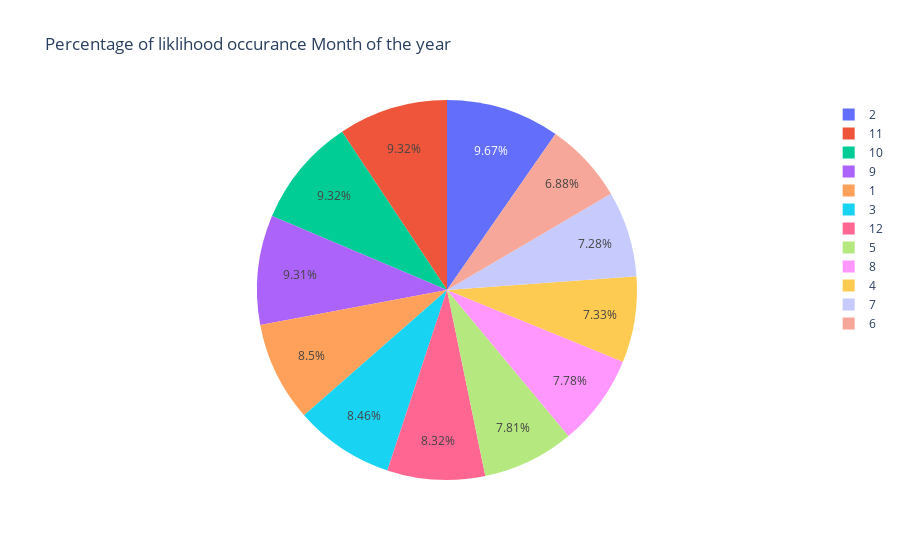

The code cell stored with this chart in its notebook:
### Code cell
fig1=px.pie(count,names="Month",values="Ratio",title="Percentage of liklihood occurance Month of the year")

fig1.show()

### Figure 1 — Plotly figure (JSON) as saved in the notebook; plotly's stock layout.template omitted (floating-point values rounded to 4 significant figures)
{"data": [{"domain": {"x": [0, 1], "y": [0, 1]}, "hovertemplate": "Month=%{label}<br>Ratio=%{value}<extra></extra>", "labels": [2, 1, 3, 8, 11, 12, 7, 5, 9, 10, 6, 4], "legendgroup": "", "name": "", "showlegend": true, "type": "pie", "values": [0.004956, 0.004357, 0.004336, 0.003988, 0.004774, 0.004263, 0.003732, 0.004002, 0.004769, 0.004773, 0.003526, 0.003754]}], "layout": {"legend": {"tracegroupgap": 0}, "title": {"text": "Percentage of liklihood occurance Month of the year"}}}
